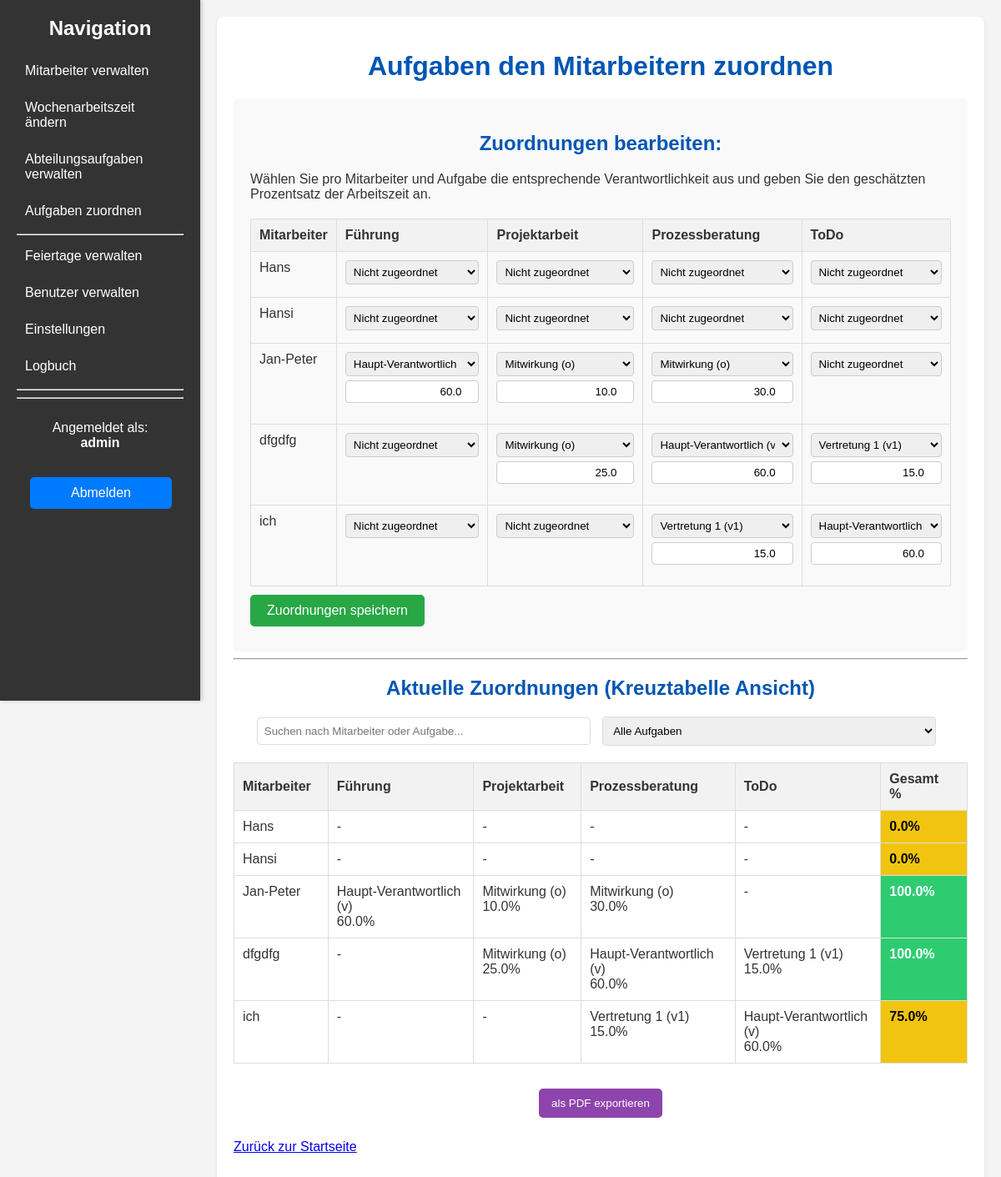
The page /assign_tasks (signed in) on the database its author committed.
### models.py (models this page shows, shortened)
class User(db.Model, UserMixin):
    id = db.Column(db.Integer, primary_key=True)
    username = db.Column(db.String(100), unique=True, nullable=False)
    password_hash = db.Column(db.String(128))
    oe_number = db.Column(db.String(50), nullable=False)
    is_admin = db.Column(db.Boolean, default=False)

class DepartmentTask(db.Model):
    id = db.Column(db.Integer, primary_key=True)
    name = db.Column(db.String(150), nullable=False, unique=True)
    description = db.Column(db.Text, nullable=True)
    oe_number = db.Column(db.String(50), nullable=False) # NEU
    assigned_tasks = db.relationship('EmployeeTask', backref='task', lazy=True, cascade="all, delete-orphan")

class Employee(db.Model):
    id = db.Column(db.Integer, primary_key=True)
    name = db.Column(db.String(100), nullable=False)
    job_title = db.Column(db.String(100), nullable=False)
    weekly_working_hours = db.Column(db.Float, default=0.0)
    team = db.Column(db.String(100), nullable=True)
    oe_number = db.Column(db.String(50), nullable=False) # NEU
    working_hours_changes = db.relationship('WorkingHoursChange', backref='employee', lazy=True, cascade="all, delete-orphan")
    assigned_tasks = db.relationship('EmployeeTask', backref='employee', lazy=True, cascade="all, delete-orphan")

class EmployeeTask(db.Model):
    id = db.Column(db.Integer, primary_key=True)
    employee_id = db.Column(db.Integer, db.ForeignKey('employee.id'), nullable=False)
    task_id = db.Column(db.Integer, db.ForeignKey('department_task.id'), nullable=False)
    assignment_date = db.Column(db.Date, default=datetime.utcnow)
    assignment_type = db.Column(db.String(50), nullable=False)
    percentage = db.Column(db.Float, nullable=True)
    __table_args__ = (db.UniqueConstraint('employee_id', 'task_id', name='_employee_task_uc'),)

### app.py (the view, shortened to what this page needs)
@app.route('/assign_tasks', methods=['GET', 'POST'])
@login_required
def assign_tasks():
    employees_query = Employee.query
    tasks_query = DepartmentTask.query
    if not current_user.is_admin:
        employees_query = employees_query.filter_by(oe_number=current_user.oe_number)
        tasks_query = tasks_query.filter_by(oe_number=current_user.oe_number)
    employees = employees_query.order_by(Employee.name).all()
    tasks = tasks_query.order_by(DepartmentTask.name).all()
    assignment_types = {'v': 'Haupt-Verantwortlich', 'v1': 'Vertretung 1', 'v2': 'Vertretung 2', 'o': 'Mitwirkung'}
    assigned_tasks_data = {e.id: {} for e in employees}
    total_percentages = {e.id: 0.0 for e in employees}
    all_assignments = EmployeeTask.query.filter(EmployeeTask.employee_id.in_([e.id for e in employees])).all()
    for assign in all_assignments:
        assigned_tasks_data[assign.employee_id][assign.task_id] = {'type': assign.assignment_type, 'percentage': assign.percentage}
        if assign.percentage:
            total_percentages[assign.employee_id] += assign.percentage
    return render_template('assign_tasks.html', employees=employees, tasks=tasks, assigned_tasks_data=assigned_tasks_data, assignment_types=assignment_types, total_percentages_per_employee=total_percentages, settings=Settings.query.first())

### app.py (called while the page is built)
@login_manager.user_loader
def load_user(user_id):
    return User.query.get(int(user_id))

### templates/assign_tasks.html (shortened to what this page needs)
{% extends "base.html" %}
{% block content %}
        <h1>Aufgaben den Mitarbeitern zuordnen</h1>
        <form method="POST">
            <h2>Zuordnungen bearbeiten:</h2>
            <p>Wählen Sie pro Mitarbeiter und Aufgabe die entsprechende Verantwortlichkeit aus und geben Sie den geschätzten Prozentsatz der Arbeitszeit an.</p>
            <table class="cross-table">
                <thead>
                    <tr>
                        <th>Mitarbeiter</th>
                        {% for task in tasks %}
                            <th>{{ task.name }}</th>
                        {% endfor %}
                    </tr>
                </thead>
                <tbody>
                    {% for employee in employees %}
                        <tr>
                            <td>{{ employee.name }}</td>
                            {% for task in tasks %}
                                <td>
                                    <select name="assignment_type_{{ employee.id }}_{{ task.id }}"
                                            onchange="togglePercentageInput({{ employee.id }}, {{ task.id }}, this.value)">
                                        <option value="">Nicht zugeordnet</option>
                                        {% for key, description in assignment_types.items() %}
                                            <option value="{{ key }}"
                                                    {% if assigned_tasks_data[employee.id].get(task.id, {}).get('type') == key %}selected{% endif %}>
                                                {{ description }} ({{ key }})
                                            </option>
                                        {% endfor %}
                                    </select>
                                    <input type="number"
                                           id="percentage_input_{{ employee.id }}_{{ task.id }}"
                                           name="percentage_{{ employee.id }}_{{ task.id }}"
                                           min="0" max="100" step="0.1"
                                           value="{{ assigned_tasks_data[employee.id].get(task.id, {}).get('percentage', '') }}"
                                           placeholder="%"
                                           style="{% if not assigned_tasks_data[employee.id].get(task.id, {}).get('type') %}display:none;{% endif %}"
                                           >
                                </td>
                            {% endfor %}
                        </tr>
                    {% endfor %}
                </tbody>
            </table>
            <button type="submit" class="button">Zuordnungen speichern</button>
        </form>
        <hr>
        <h2>Aktuelle Zuordnungen (Kreuztabelle Ansicht)</h2>
        <div class="search-container">
            <input type="text" id="assignmentSearch" onkeyup="filterAssignmentTable()" placeholder="Suchen nach Mitarbeiter oder Aufgabe...">
            <select id="taskFilter" onchange="filterAssignmentTable()">
                <option value="">Alle Aufgaben</option>
            </select>
        </div>
        <table class="cross-table" id="assignmentOverviewTable">
            <thead>
                <tr>
                    <th class="sortable-header" data-column="employee">Mitarbeiter</th>
                    {% for task in tasks %}
                        <th class="sortable-header task-column" data-task-id="{{ task.id }}" data-column="task_{{ task.id }}">{{ task.name }}</th>
                    {% endfor %}
                    <th class="sortable-header" data-column="total_percentage" data-column-type="number">Gesamt %</th>
                </tr>
            </thead>
            <tbody>
                {% for employee in employees %}
                    <tr>
                        <td class="employee-name-cell">{{ employee.name }}</td>
                        {% for task in tasks %}
                            {% set assignment_info = assigned_tasks_data[employee.id].get(task.id, {}) %}
                            {% set assignment_key = assignment_info.get('type') %}
                            {% set percentage_val = assignment_info.get('percentage') %}
                            <td class="task-cell task-{{ task.id }}" data-sort-value="{{ assignment_key }}_{{ percentage_val | default(0) }}"
                                class="{% if assignment_key %}assigned{% else %}not-assigned{% endif %}">
                                {% if assignment_key %}
                                    {{ assignment_types[assignment_key] }} ({{ assignment_key }})<br>
                                    {% if percentage_val is not none %}
                                        {{ "%.1f" | format(percentage_val) }}%
                                    {% endif %}
                                {% else %}
                                    -
                                {% endif %}
                            </td>
                        {% endfor %}
                        {% set total_percentage = total_percentages_per_employee.get(employee.id, 0.0) %}
                        {% set sum_class = '' %}
                        {% if total_percentage >= settings.red_threshold %}
                            {% set sum_class = 'sum-red' %}
                        {% elif total_percentage >= settings.green_min_threshold %}
                            {% set sum_class = 'sum-green' %}
                        {% else %}
                            {% set sum_class = 'sum-yellow' %}
                        {% endif %}
                        <td class="{{ sum_class }}" data-sort-value="{{ total_percentage }}">
                            {{ "%.1f" | format(total_percentage) }}%
                        </td>
                    </tr>
                {% endfor %}
            </tbody>
        </table>
        <div class="export-buttons">
            <button id="exportPdfButton" class="button">als PDF exportieren</button>
        </div>
        <p><a href="{{ url_for('index') }}">Zurück zur Startseite</a></p>
{% endblock %}

### templates/base.html (shortened to what this page needs)
<!DOCTYPE html>
<html lang="de">
<head>
    <link rel="stylesheet" href="{{ url_for('static', filename='style.css') }}">
</head>
<body>
    <div class="wrapper">
        {% block sidebar %}
        <div class="sidebar">
            <h2>Navigation</h2>
            <ul>
                <li><a href="{{ url_for('employees') }}">Mitarbeiter verwalten</a></li>
                <li><a href="{{ url_for('working_hours_changes') }}">Wochenarbeitszeit ändern</a></li>
                <li><a href="{{ url_for('department_tasks') }}">Abteilungsaufgaben verwalten</a></li>
                <li><a href="{{ url_for('assign_tasks') }}">Aufgaben zuordnen</a></li>
                {% if current_user.is_admin %}
                    <hr>
                    <li><a href="{{ url_for('holidays') }}">Feiertage verwalten</a></li>
                    <li><a href="{{ url_for('user_list') }}">Benutzer verwalten</a></li>
                    <li><a href="{{ url_for('settings') }}">Einstellungen</a></li>
                    <li><a href="{{ url_for('logbook') }}">Logbuch</a></li>
                {% endif %}
                <hr>
                <hr>
            </ul>
            <div style="position: relative; top: 10px; width: 100%;">
                 <p style="text-align: center;">Angemeldet als:<br><b>{{ current_user.username }}</b></p>
                 <a href="{{ url_for('logout') }}" class="button" style="width: 70%; margin: 8%;">Abmelden</a>
            </div>
        </div>
        {% endblock %}
        <div class="main-content">
            <div class="container">
                {% block content %}{% endblock %}
            </div>
        </div>
    </div>
</body>
</html>

### static/style.css (style rules this page uses)
body { font-family: Arial, sans-serif; margin: 0; background-color: #f4f4f4; color: #333; }
.wrapper { display: flex; min-height: 100vh; }
.sidebar { width: 200px; background-color: #333; color: white; padding: 20px; box-shadow: 2px 0 5px rgba(0,0,0,0.2); flex-shrink: 0; position: sticky; top: 0; height: 100vh; overflow-y: auto; }
.sidebar h2 { color: white; margin-top: 0; text-align: center; }
.sidebar ul { list-style: none; padding: 0; }
.sidebar ul li { margin-bottom: 10px; }
.sidebar ul li a { text-decoration: none; color: white; display: block; padding: 8px 10px; border-radius: 4px; }
.main-content { flex-grow: 1; padding: 20px; }
.container { max-width: 900px; margin: 0 auto; background-color: #fff; padding: 20px; border-radius: 8px; box-shadow: 0 2px 4px rgba(0, 0, 0, 0.1); }
h1, h2 { color: #0056b3; text-align: center; margin-bottom: 20px; }
table { width: 100%; border-collapse: collapse; margin-top: 20px; }
table, th, td { border: 1px solid #ddd; }
th, td { padding: 10px; text-align: left; }
th { background-color: #f2f2f2; }
.button { display: inline-block; padding: 10px 15px; margin: 10px 0; background-color: #007bff; color: white; text-align: center; text-decoration: none; border-radius: 5px; border: none; cursor: pointer; }
form { background-color: #f9f9f9; padding: 20px; border-radius: 5px; margin-top: 20px; }
form input[type="text"], form input[type="date"], form input[type="number"], form select, form textarea { width: calc(100% - 22px); padding: 10px; margin-bottom: 15px; border: 1px solid #ddd; border-radius: 4px; }
form button[type="submit"] { background-color: #28a745; color: white; padding: 10px 20px; border: none; border-radius: 5px; cursor: pointer; font-size: 1em; }
.search-container { margin-bottom: 20px; text-align: center; }
.search-container input { padding: 8px; width: 50%; max-width: 400px; border: 1px solid #ddd; border-radius: 4px; box-sizing: border-box; }
.sortable-header { cursor: pointer; position: relative; padding-right: 20px; }
.sortable-header::after { content: ''; display: inline-block; position: absolute; right: 5px; top: 50%; transform: translateY(-50%); width: 0; height: 0; border-left: 5px solid transparent; border-right: 5px solid transparent; vertical-align: middle; }
.sum-green { color: white; background-color: #2ecc71; font-weight: bold; }
.sum-yellow { color: black; background-color: #f1c40f; font-weight: bold; }
.cross-table select { width: 100%; padding: 5px; border: 1px solid #ccc; border-radius: 4px; margin-bottom: 5px; }
.cross-table input[type="number"] { width: 100%; padding: 5px; border: 1px solid #ccc; border-radius: 4px; box-sizing: border-box; text-align: right; }
.cross-table td { vertical-align: top; }

### templates/assign_tasks.html (style rules this page uses)
.search-container { margin-bottom: 20px; text-align: center; }
.search-container input, .search-container select { padding: 8px; width: 50%; max-width: 400px; border: 1px solid #ddd; border-radius: 4px; box-sizing: border-box; margin-right: 10px; }
.sortable-header { cursor: pointer; position: relative; padding-right: 20px; }
.sortable-header::after { content: ''; display: inline-block; position: absolute; right: 5px; top: 50%; transform: translateY(-50%); width: 0; height: 0; border-left: 5px solid transparent; border-right: 5px solid transparent; vertical-align: middle; }
.cross-table select { width: 100%; padding: 5px; border: 1px solid #ccc; border-radius: 4px; margin-bottom: 5px; }
.cross-table input[type="number"] { width: 100%; padding: 5px; border: 1px solid #ccc; border-radius: 4px; box-sizing: border-box; text-align: right; }
.cross-table td { vertical-align: top; }
.sum-green { color: white; background-color: #2ecc71; font-weight: bold; }
.sum-yellow { color: black; background-color: #f1c40f; font-weight: bold; }
.export-buttons { margin-top: 20px; text-align: center; }
.export-buttons .button { background-color: #8e44ad; }

### rows shown on the page
User: username "admin"
DepartmentTask: name "Führung", id "Haupt-Verantwortlich (v)", assignment_types "Haupt-Verantwortlich", assignment_key "v"
DepartmentTask: name "Projektarbeit", id "Mitwirkung (o)", assignment_types "Mitwirkung", assignment_key "o"
DepartmentTask: name "Prozessberatung", id "Mitwirkung (o)", id "Haupt-Verantwortlich (v)", id "Vertretung 1 (v1)", assignment_types "Mitwirkung", assignment_key "o", assignment_types "Haupt-Verantwortlich", assignment_key "v"
DepartmentTask: name "ToDo", id "Vertretung 1 (v1)", id "Haupt-Verantwortlich (v)", assignment_types "Haupt-Verantwortlich", assignment_key "v"
Employee: name "Hans", total_percentage "0.0"
Employee: name "Hansi", weekly_working_hours "0.0"
Employee: name "Jan-Peter", id "60.0", id "10.0", id "30.0", total_percentage "100.0"
Employee: name "dfgdfg", id "25.0", id "60.0", id "15.0", total_percentage "100.0"
Employee: name "ich", id "15.0", id "60.0", total_percentage "75.0"
EmployeeTask: percentage "60.0"
EmployeeTask: percentage "10.0"
EmployeeTask: percentage "30.0"
EmployeeTask: percentage "25.0"
EmployeeTask: percentage "60.0"
EmployeeTask: assignment_type "Vertretung 1", assignment_type "v1", percentage "15.0"
EmployeeTask: assignment_type "Vertretung 1", assignment_type "v1", percentage "15.0"
EmployeeTask: percentage "60.0"
